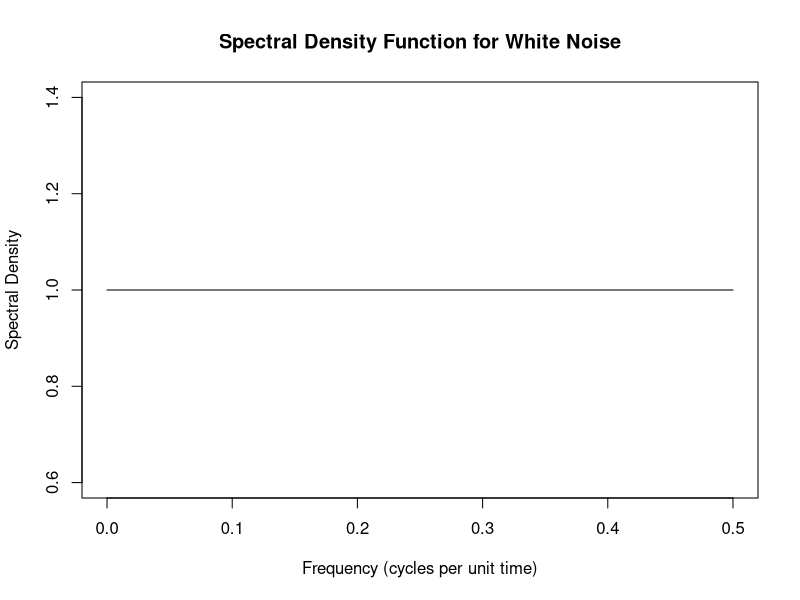
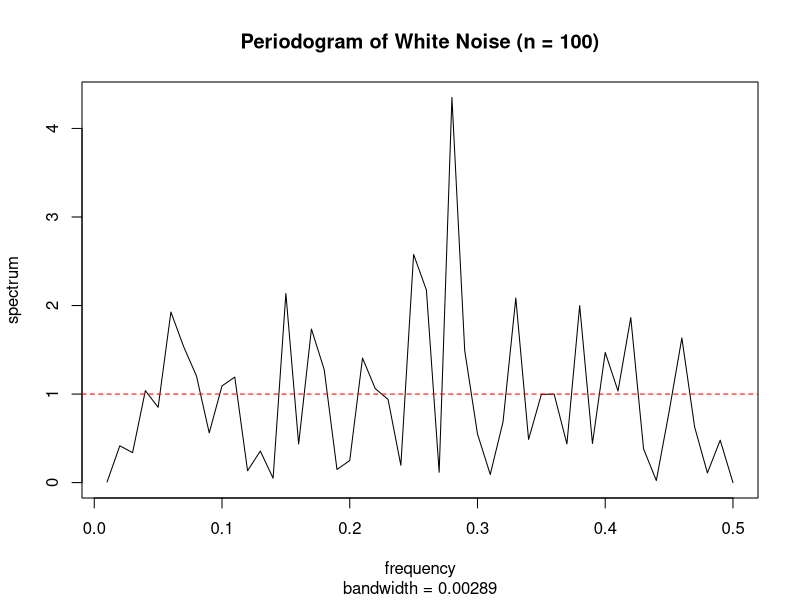
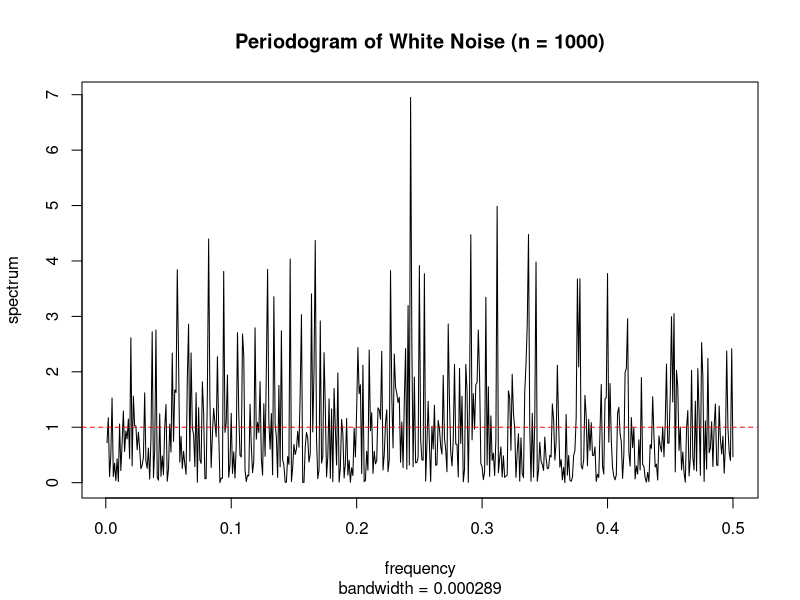
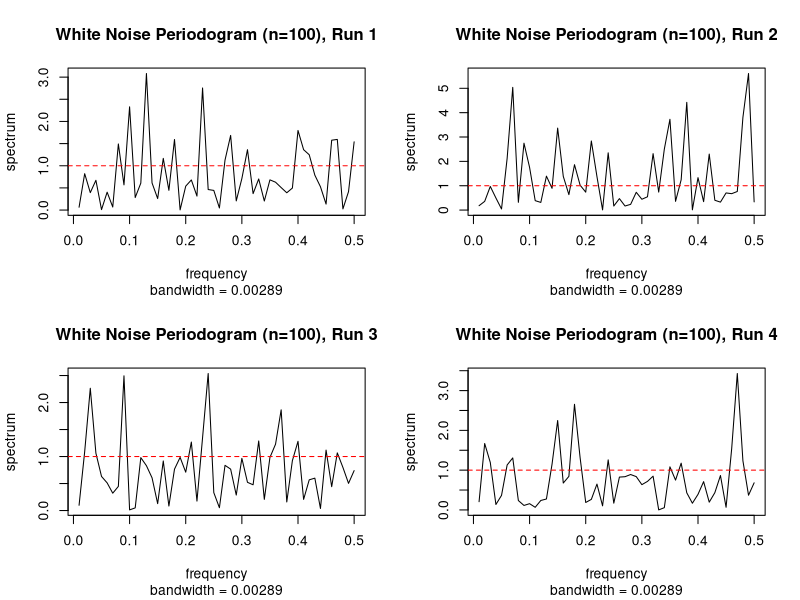
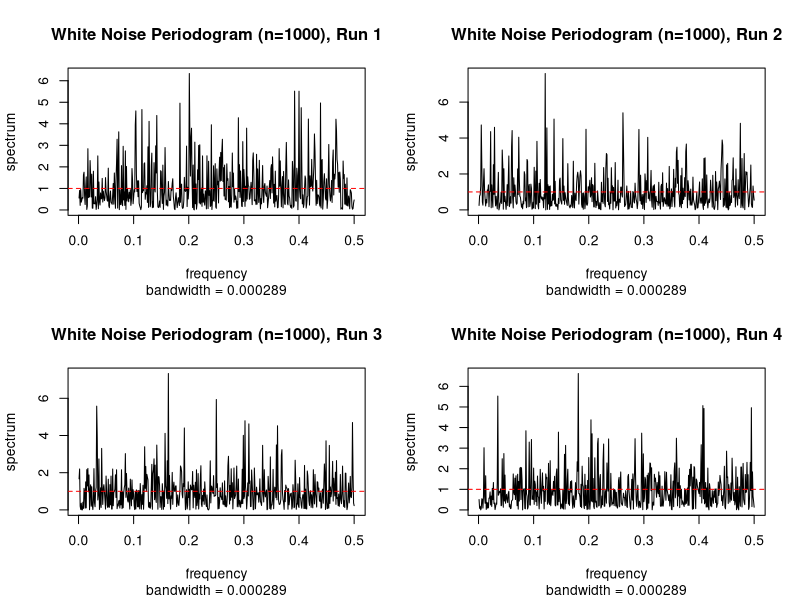
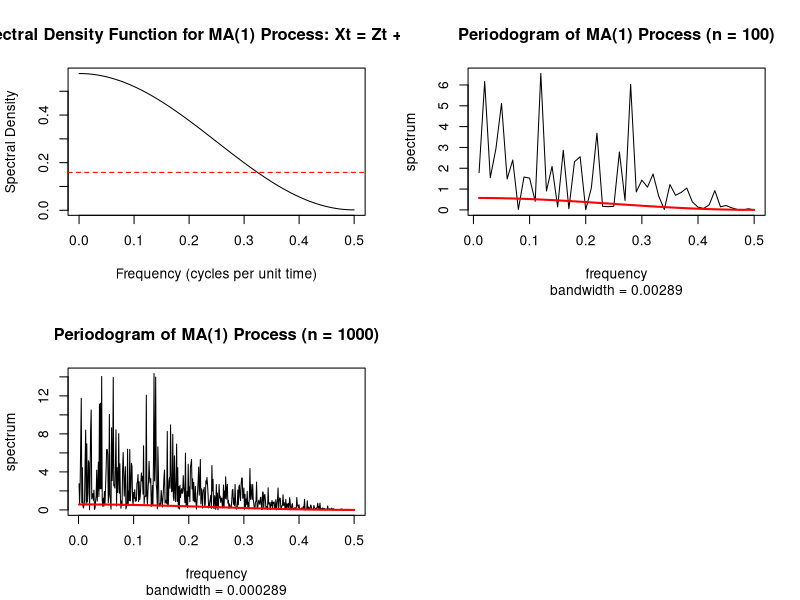
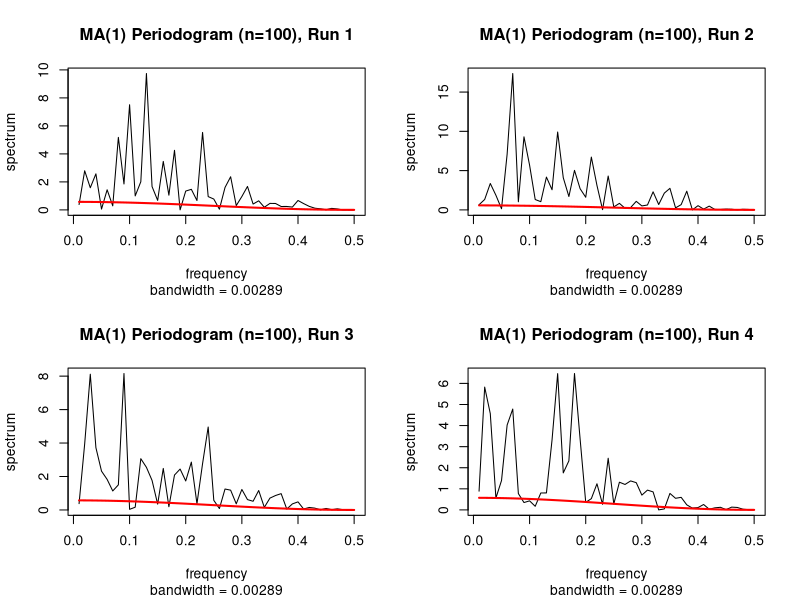
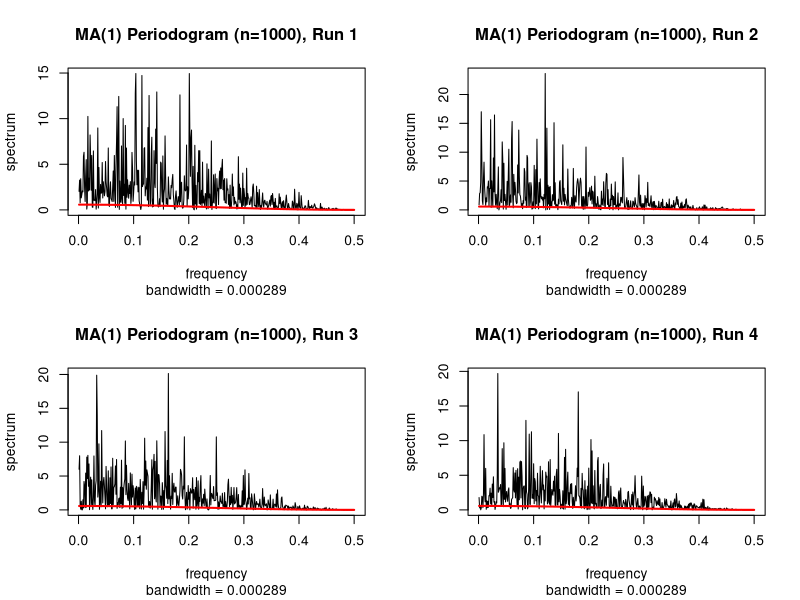

These figures' R source, in order:
## ---- chunk 1
knitr::opts_chunk$set(echo = TRUE)

library(knitr)
library(tseries)
library(forecast)
## ---- chunk 2
# From Chapter 6 Lecture slides
freq <- seq(0, 0.5, length.out = 100)
spectral_density <- rep(1, length(freq))

plot(freq,
     spectral_density, 
     xlab = "Frequency (cycles per unit time)", 
     ylab = "Spectral Density", 
     main = "Spectral Density Function for White Noise",
     type = "l")
## ---- chunk 3
q1b <- arima.sim(model = list(order = c(0, 0, 0)), n = 100, sd = 1)

spec.pgram(q1b, 
           log = "no",
           main = "Periodogram of White Noise (n = 100)")

# True Value
abline(h =  1, col = "red", lty = 2)
## ---- chunk 4
q1b <- arima.sim(model = list(order = c(0, 0, 0)), n = 1000, sd = 1)

spec.pgram(q1b, 
           log = "no",
           main = "Periodogram of White Noise (n = 1000)")
# True Value
abline(h =  1, col = "red", lty = 2)
## ---- chunk 5
par(mfrow = c(2, 2)) 
for (i in 1:4) {
  
  set.seed(i)
  
  wn_series <- arima.sim(model = list(order = c(0,0,0)), n = 100)
  
  spec.pgram(wn_series,
             log = "no",
             main = paste("White Noise Periodogram (n=100), Run", i))
  
  abline(h = 1, col = "red", lty = 2)
}


par(mfrow = c(2, 2))
for (i in 1:4) {
  set.seed(i)
  
  wn_series_long <- arima.sim(model = list(order = c(0,0,0)), n = 1000)
  
  spec.pgram(wn_series_long,
             log = "no",
             main = paste("White Noise Periodogram (n=1000), Run", i))
  
  abline(h = 1, col = "red", lty = 2)
}


## ---- chunk 6
# Omega
omega <- seq(0, pi, length.out = 1000)
freq <- omega / (2 * pi)

# Calculate spectral density [ MA(1) process ]
theta <- 0.9
spec_density <- (1 / (2 * pi)) * (1 + theta^2 + 2 * theta * cos(omega))

plot(freq, spec_density, type = "l", 
     xlab = "Frequency (cycles per unit time)", 
     ylab = "Spectral Density", 
     main = "Spectral Density Function for MA(1) Process: Xt = Zt + 0.9Zt-1")

abline(h = 1/(2*pi), col = "red", lty = 2)

## ---- chunk 7

ma1_series_short <- arima.sim(model = list(order = c(0,0,1), ma = 0.9), n = 100)

periodogram_short <- spec.pgram(ma1_series_short,
                                log = "no", 
                                main = "Periodogram of MA(1) Process (n = 100)")

omega <- 2 * pi * periodogram_short$freq 
theta <- 0.9
true_spec <- (1 / (2 * pi)) * (1 + theta^2 + 2 * theta * cos(omega))

lines(periodogram_short$freq, true_spec, col = "red", lwd = 2)
## ---- chunk 8
ma1_series_long <- arima.sim(model = list(order = c(0,0,1), ma = 0.9), n = 1000)

periodogram_long <- spec.pgram(ma1_series_long,
                               log = "no", 
                               main = "Periodogram of MA(1) Process (n = 1000)")

omega <- 2 * pi * periodogram_long$freq 
theta <- 0.9
true_spec <- (1 / (2 * pi)) * (1 + theta^2 + 2*theta*cos(omega))

lines(periodogram_long$freq, true_spec, col = "red", lwd = 2)

## ---- chunk 9
par(mfrow = c(2, 2))

get_true_spec <- function(freq) {
  omega <- 2 * pi * freq
  theta <- 0.9
  sigma_squared <- 1
  return((sigma_squared/(2*pi)) * (1 + theta^2 + 2*theta*cos(omega)))
}

for (i in 1:4) {
  set.seed(i)
  
  ma1_series <- arima.sim(model = list(order = c(0,0,1), ma = 0.9), n = 100)
  
  pgram <- spec.pgram(ma1_series, log = "no", 
                     main = paste("MA(1) Periodogram (n=100), Run", i), 
                     plot = TRUE)
  
  true_spec <- get_true_spec(pgram$freq)
  
  lines(pgram$freq, true_spec, col = "red", lwd = 2)
}


## ---- chunk 10
par(mfrow = c(2, 2))

for (i in 1:4) {
  set.seed(i) 
  
  ma1_series_long <- arima.sim(model = list(order = c(0,0,1), ma = 0.9), n = 1000)
  
  pgram <- spec.pgram(ma1_series_long, log = "no", 
                     main = paste("MA(1) Periodogram (n=1000), Run", i), 
                     plot = TRUE)
  
  true_spec <- get_true_spec(pgram$freq)
  
  lines(pgram$freq, true_spec, col = "red", lwd = 2)
}

## ---- chunk 11
freq <- omega/(2*pi)
spec_density <- 1/(pi * (1 + 1.6*cos(omega) + 0.8^2))

plot(freq,
     spec_density,
     type = "l", 
     xlab = "Frequency (cycles per unit time)", 
     ylab = "Spectral Density", 
     main = "Spectral Density Function for AR(1) Process: Xt = -0.8Xt-1 + Zt")

abline(h = 1/(2*pi), col = "red", lty = 2)

## ---- chunk 12

ar1_series <- arima.sim(model = list(order = c(1,0,0), ar = -0.8), n = 100)

ar1_periodogram <- spec.pgram(ar1_series,
                          log = "no", 
                         main = "Periodogram of AR(1) Process (n=100)")

omega <- 2 * pi * ar1_periodogram$freq
true_spec <- 1/(pi * (1 + 1.6 * cos(omega) + 0.8^2))
lines(ar1_periodogram$freq, true_spec, col = "red", lwd = 2)

## ---- chunk 13

ar1_series_long <- arima.sim(model = list(order = c(1,0,0), ar = -0.8), n = 1000)

ar1_periodogram_long <- spec.pgram(ar1_series_long,
                                   log = "no", 
                                   main = "Periodogram of AR(1) Process (n=1000)")

lines(ar1_periodogram$freq, true_spec, col = "red", lwd = 2)

## ---- chunk 14
par(mfrow = c(2, 2))

get_true_spec <- function(freq) {
  omega <- 2 * pi * freq
  theta <- 0.9
  sigma_squared <- 1
  return ( 1 / (pi * (1 + 1.6 * cos(omega) + 0.8^2)) )
}

for (i in 1:4) {
  set.seed(i)
  
  ma1_series <- arima.sim(model = list(order = c(1,0,0), ar = -0.8), n = 100)
  
  pgram <- spec.pgram(ma1_series, log = "no", 
                     main = paste("AR(1) Periodogram (n=100), Run", i), 
                     plot = TRUE)
  
  true_spec <- get_true_spec(pgram$freq)
  
  lines(pgram$freq, true_spec, col = "red", lwd = 2)
}

## ---- chunk 15
par(mfrow = c(2, 2))

for (i in 1:4) {
  set.seed(i)
  
  ma1_series <- arima.sim(model = list(order = c(1,0,0), ar = -0.8), n = 1000)
  
  pgram <- spec.pgram(ma1_series, log = "no", 
                     main = paste("AR(1) Periodogram (n=100), Run", i), 
                     plot = TRUE)
  
  true_spec <- get_true_spec(pgram$freq)
  
  lines(pgram$freq, true_spec, col = "red", lwd = 2)
}
